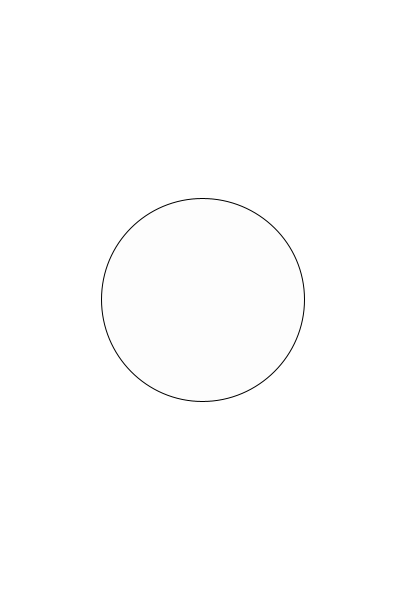
Frame 1 (no input)
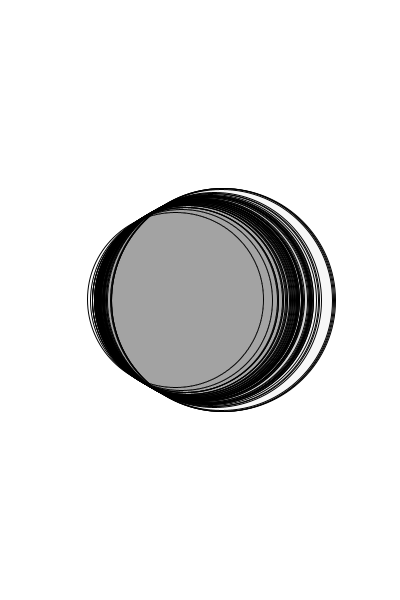
Frame 60 (the mouse pressed at the canvas centre just before this capture)
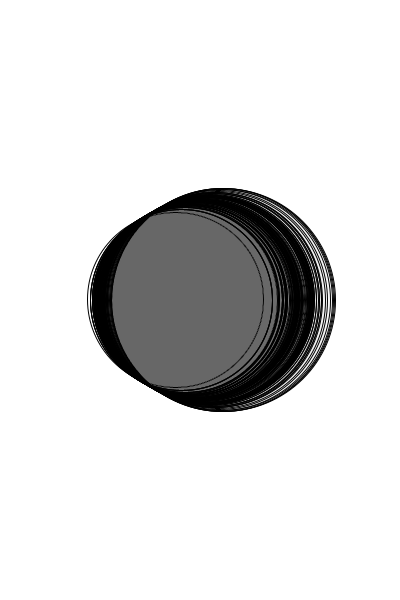
Frame 120 (the mouse held since frame 60 and released just before this capture)

The Processing sketch that drew these frames (run headless with seeded random() and noise(); from frame 60 on, the mouse is pressed at the canvas centre):

// Processing sketch: sketch_03_gaussian
// ── sketch_03_gaussian.pde
import java.util.Random;

Random gen ;
int s = 60 ; 

void setup() {
  size(400, 600);
  background(255);
  gen = new Random();
}

void draw() {
  
  float h = (float) gen.nextGaussian();
  
  h = (h *10)+width/2;   // standard deviation
 //h = h + 200;  // mean 
  
  
  fill(0,2);
  ellipse(h,height/2,h,h);
  
}
